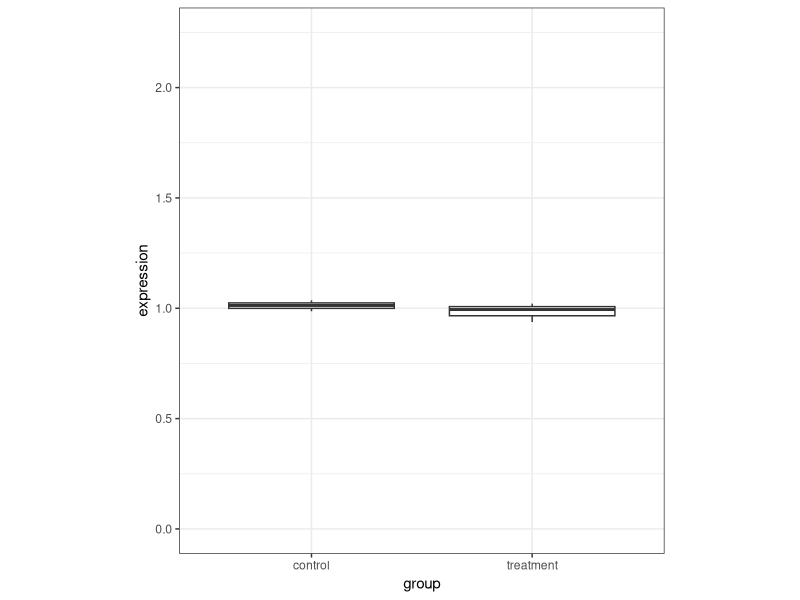
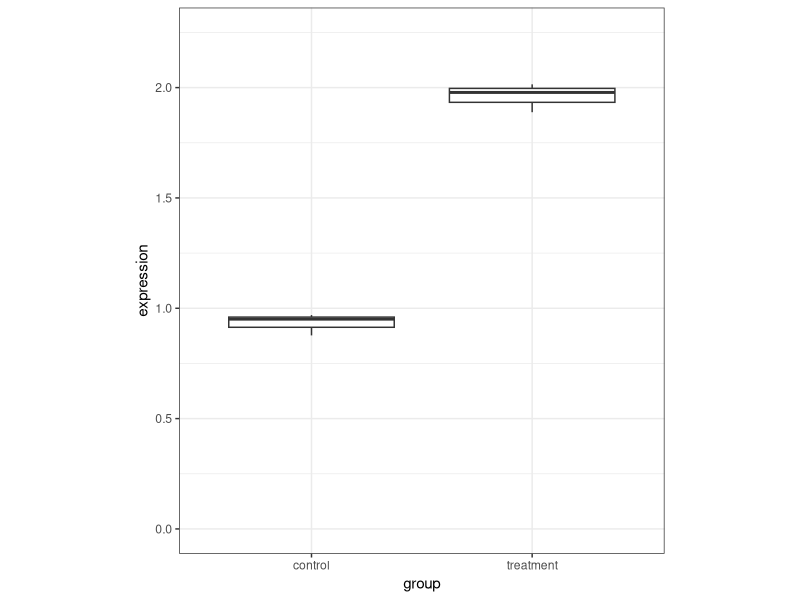
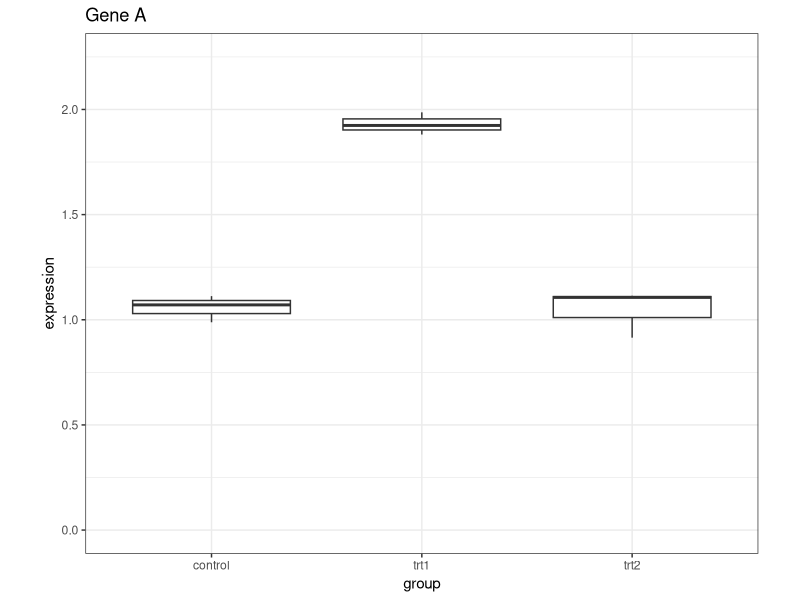
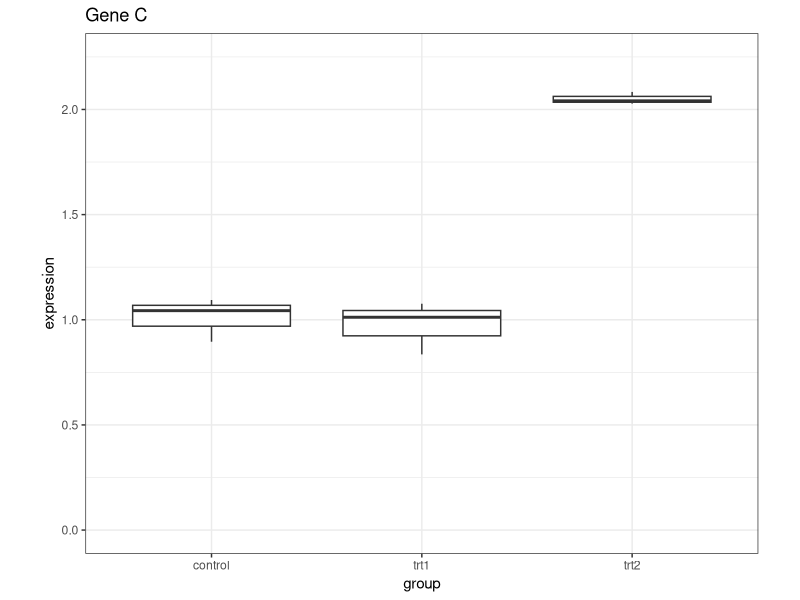
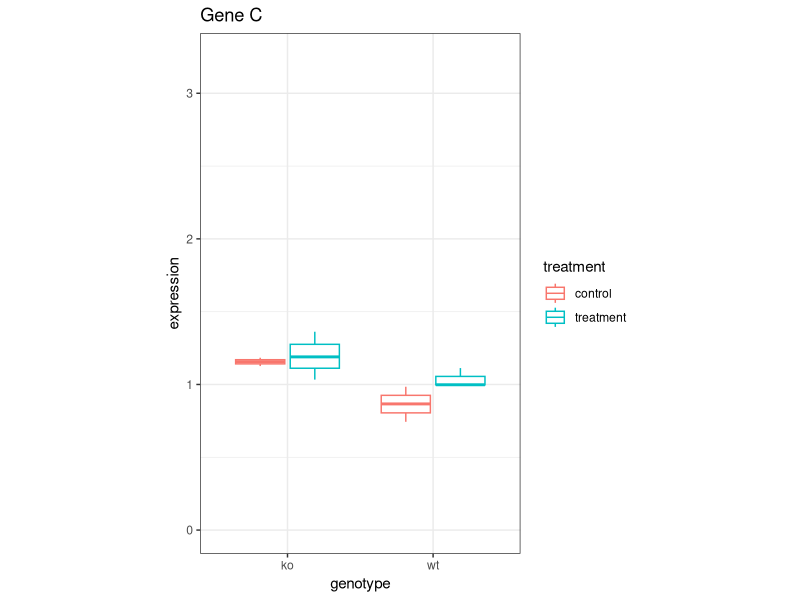
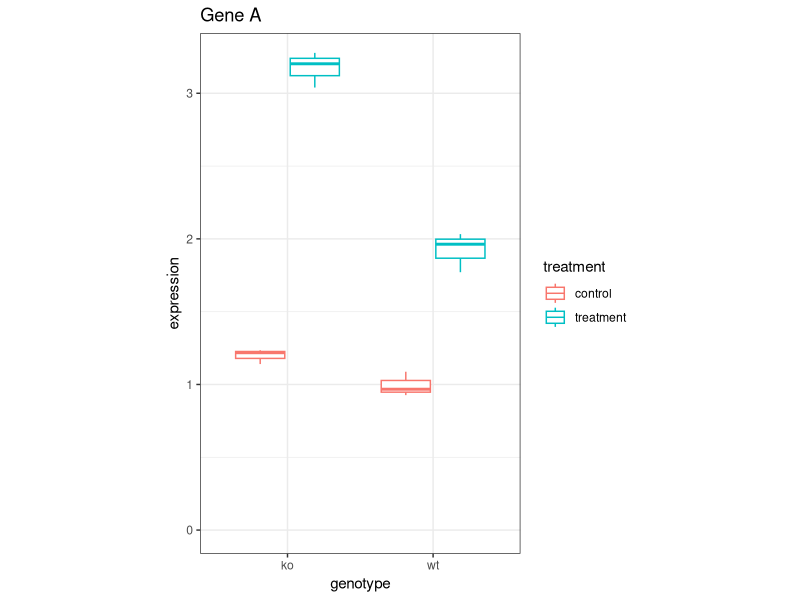
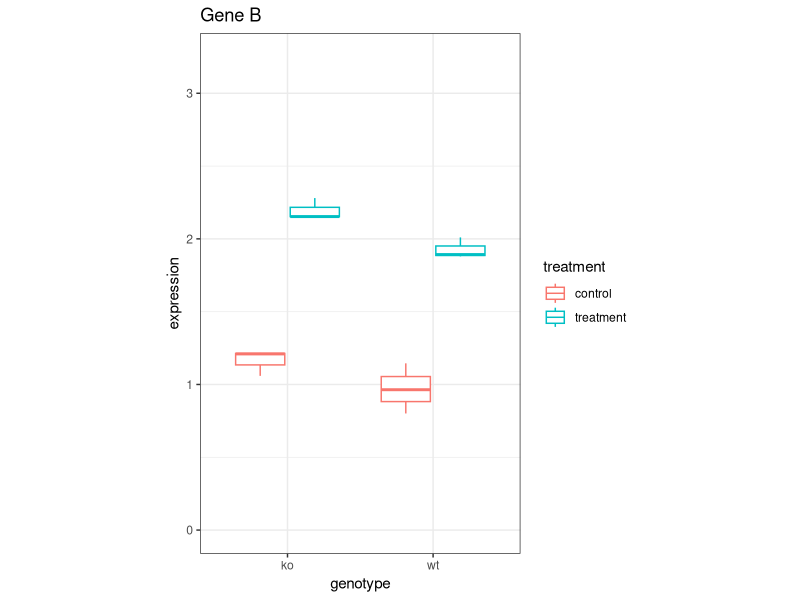

The R source for these figures, in order:
## ---- chunk 1
knitr::opts_chunk$set(echo = TRUE)

# install.packages("tidyverse")
library(tidyverse)

# if (!require("BiocManager", quietly = TRUE))
#     install.packages("BiocManager")
# 
# BiocManager::install("limma")
library(limma)
## ---- chunk 2
# Data for example 1
matrix_one <- tibble::tibble(
  gene_name = paste0("Gene_", letters[1:10]),
  mouse_1 = rnorm(n = 10, mean = 1, sd = 0.1),
  mouse_2 = rnorm(n = 10, mean = 1, sd = 0.1),
  mouse_3 = rnorm(n = 10, mean = 1, sd = 0.1),
  mouse_4 = rnorm(n = 10, mean = 1, sd = 0.1),
  mouse_5 = rnorm(n = 10, mean = 1, sd = 0.1),
  mouse_6 = rnorm(n = 10, mean = 1, sd = 0.1)
)

matrix_a_b <- matrix_one %>% 
                dplyr::filter(gene_name %in% c("Gene_a", "Gene_b")) %>% 
                dplyr::mutate(across(c(mouse_4, mouse_5, mouse_6),
                                     ~. + 1))
matrix_one <- dplyr::bind_rows(matrix_a_b, matrix_one[3:10, ])
matrix_one_rownames <- matrix_one$gene_name
matrix_one <- matrix_one %>% 
                dplyr::select(-gene_name) %>% 
                as.matrix()
rownames(matrix_one) <- matrix_one_rownames

pheno_one <- tibble::tibble(
  treatment = c("control", "control", "control", "treatment", "treatment", "treatment")
) %>% 
  dplyr::mutate(treatment  = factor(treatment, 
                                    levels = c("control", "treatment")))
rownames(pheno_one) <- colnames(matrix_one)
rm(matrix_a_b, matrix_one_rownames)

# Data for example 2
matrix_two <- tibble::tibble(
  gene_name = paste0("Gene_", letters[1:10]),
  mouse_1 = rnorm(n = 10, mean = 1, sd = 0.1),
  mouse_2 = rnorm(n = 10, mean = 1, sd = 0.1),
  mouse_3 = rnorm(n = 10, mean = 1, sd = 0.1),
  mouse_4 = rnorm(n = 10, mean = 1, sd = 0.1),
  mouse_5 = rnorm(n = 10, mean = 1, sd = 0.1),
  mouse_6 = rnorm(n = 10, mean = 1, sd = 0.1),
  mouse_7 = rnorm(n = 10, mean = 1, sd = 0.1),
  mouse_8 = rnorm(n = 10, mean = 1, sd = 0.1),
  mouse_9 = rnorm(n = 10, mean = 1, sd = 0.1)
)

matrix_a_b <- matrix_two %>% 
                dplyr::filter(gene_name %in% c("Gene_a", "Gene_b")) %>% 
                dplyr::mutate(across(c(mouse_4, mouse_5, mouse_6),
                                     ~. + 1))
matrix_c_d <- matrix_two %>% 
                dplyr::filter(gene_name %in% c("Gene_c", "Gene_d")) %>% 
                dplyr::mutate(across(c(mouse_7, mouse_8, mouse_9),
                                     ~. + 1))
matrix_two <- dplyr::bind_rows(matrix_a_b, matrix_c_d, matrix_two[5:10, ])
matrix_two_rownames <- matrix_two$gene_name
matrix_two <- matrix_two %>% 
                dplyr::select(-gene_name) %>% 
                as.matrix()
rownames(matrix_two) <- matrix_two_rownames

pheno_two <- tibble::tibble(
  treatment = c("control", "control", "control", "trt1", "trt1", "trt1","trt2", "trt2", "trt2")
) %>% 
  dplyr::mutate(treatment  = factor(treatment, 
                                    levels = c("control", "trt1", "trt2")))
rownames(pheno_two) <- colnames(matrix_two)
rm(matrix_a_b, matrix_c_d, matrix_two_rownames)

# Data for example 3
matrix_three <- tibble::tibble(
  gene_name = paste0("Gene_", letters[1:10]),
  mouse_1 = rnorm(n = 10, mean = 1, sd = 0.1),
  mouse_2 = rnorm(n = 10, mean = 1, sd = 0.1),
  mouse_3 = rnorm(n = 10, mean = 1, sd = 0.1),
  mouse_4 = rnorm(n = 10, mean = 1, sd = 0.1),
  mouse_5 = rnorm(n = 10, mean = 1, sd = 0.1),
  mouse_6 = rnorm(n = 10, mean = 1, sd = 0.1),
  mouse_7 = rnorm(n = 10, mean = 1, sd = 0.1),
  mouse_8 = rnorm(n = 10, mean = 1, sd = 0.1),
  mouse_9 = rnorm(n = 10, mean = 1, sd = 0.1),
  mouse_10 = rnorm(n = 10, mean = 1, sd = 0.1),
  mouse_11 = rnorm(n = 10, mean = 1, sd = 0.1),
  mouse_12 = rnorm(n = 10, mean = 1, sd = 0.1)
)

# add a little "KO effect"
matrix_three <- matrix_three %>% 
                  dplyr::mutate(across(c("mouse_7", "mouse_8", "mouse_9", "mouse_10",
                                         "mouse_11", "mouse_12"), 
                                       ~. + 0.2))
matrix_a <- matrix_three %>% 
                dplyr::filter(gene_name %in% c("Gene_a")) %>% 
                dplyr::mutate(across(c(mouse_4, mouse_5, mouse_6),
                                     ~. + 1)) %>% 
                dplyr::mutate(across(c(mouse_10, mouse_11, mouse_12),
                                     ~. + 2)) 

matrix_b <- matrix_three %>% 
                dplyr::filter(gene_name %in% c("Gene_b")) %>% 
                dplyr::mutate(across(c(mouse_4, mouse_5, mouse_6),
                                     ~. + 1)) %>% 
                dplyr::mutate(across(c(mouse_10, mouse_11, mouse_12),
                                     ~. + 1)) 

matrix_three <- dplyr::bind_rows(matrix_a, matrix_b, matrix_three[3:10, ])
matrix_three_rownames <- matrix_three$gene_name
matrix_three <- matrix_three %>% 
                dplyr::select(-gene_name) %>% 
                as.matrix()
rownames(matrix_three) <- matrix_three_rownames

pheno_three <- tibble::tibble(
  treatment = c("control", "control", "control", "treatment", "treatment", "treatment", "control", "control", "control", "treatment", "treatment", "treatment"),
  genotype = c(rep("wt", 6), rep("ko", 6)),
) %>% 
  dplyr::mutate(treatment = factor(treatment, 
                                    levels = c("control", "treatment")),
                genotype = factor(genotype,
                                  levels = c("wt", "ko")))
pheno_three <- pheno_three %>% 
                  tidyr::unite("combined", treatment:genotype, remove = FALSE) %>% 
                  dplyr::mutate(combined = factor(combined,
                                                  levels = c("control_wt", "treatment_wt", "control_ko", "treatment_ko"))) %>% 
                  dplyr::relocate(combined, .after = last_col())

rownames(pheno_three) <- colnames(matrix_three)
rm(matrix_a, matrix_b, matrix_three_rownames)
## ---- chunk 3
# plot expression
# for gene whose expression DOESN'T change
matrix_one %>% 
  tibble::as_tibble(rownames = "gene_name") %>% 
  dplyr::filter(gene_name == "Gene_h") %>% 
  tidyr::pivot_longer(cols = !gene_name,
                      names_to = "mouse",
                      values_to = "expression") %>% 
  dplyr::mutate(group = if_else(mouse %in% c("mouse_1", "mouse_2", "mouse_3"),
                                "control", "treatment")) %>% 
  ggplot(aes(group, expression)) +
  geom_boxplot() +
  theme_bw() +
  coord_fixed(ylim = c(0, 2.25))

# for gene whose expression DOES change
matrix_one %>% 
  tibble::as_tibble(rownames = "gene_name") %>% 
  dplyr::filter(gene_name == "Gene_a") %>% 
  tidyr::pivot_longer(cols = !gene_name,
                      names_to = "mouse",
                      values_to = "expression") %>% 
  dplyr::mutate(group = if_else(mouse %in% c("mouse_1", "mouse_2", "mouse_3"),
                                "control", "treatment")) %>% 
  ggplot(aes(group, expression)) +
  geom_boxplot() +
  theme_bw() +
  coord_fixed(ylim = c(0, 2.25))

# means-reference model
design_one_a <- model.matrix(~treatment, data = pheno_one) 
design_one_a

colnames(design_one_a) <- c("mean_control", "trt_v_control")
design_one_a

fit_one_a <- limma::lmFit(matrix_one, design_one_a)
efit_one_a <- limma::eBayes(fit_one_a)
limma::topTable(efit_one_a, coef = 2) # can also give names of desired coefficients

# means model
design_one_b <- model.matrix(~0 + treatment, data = pheno_one) 
design_one_b

colnames(design_one_b) <- c("mean_control", "mean_treatment")
design_one_b

fit_one_b <- limma::lmFit(matrix_one, design_one_b)
efit_one_b <- limma::eBayes(fit_one_b)
limma::topTable(efit_one_b, coef = 2)

contrast_one <- limma::makeContrasts(
            delta = mean_treatment - mean_control,
            levels = design_one_b
)
contrast_one

fit_one_b <- limma::lmFit(matrix_one, design_one_b)
contrast_one_fit <- limma::contrasts.fit(fit_one_b, contrast_one)
contrast_efit_one_b <- limma::eBayes(contrast_one_fit)
limma::topTable(contrast_efit_one_b, coef = 1)
## ---- chunk 4
# plot expression
# for gene whose expression is affected by trt1
matrix_two %>% 
  tibble::as_tibble(rownames = "gene_name") %>% 
  dplyr::filter(gene_name == "Gene_a") %>% 
  tidyr::pivot_longer(cols = !gene_name,
                      names_to = "mouse",
                      values_to = "expression") %>% 
  dplyr::mutate(group = case_when(
                        mouse %in% c("mouse_1", "mouse_2", "mouse_3") ~ "control",
                        mouse %in% c("mouse_4", "mouse_5", "mouse_6") ~ "trt1",
                        TRUE ~ "trt2")) %>% 
  ggplot(aes(group, expression)) +
  geom_boxplot() +
  theme_bw() +
  labs(title = "Gene A") +
  coord_fixed(ylim = c(0, 2.25))
# for gene whose expression is affected by trt2
matrix_two %>% 
  tibble::as_tibble(rownames = "gene_name") %>% 
  dplyr::filter(gene_name == "Gene_c") %>% 
  tidyr::pivot_longer(cols = !gene_name,
                      names_to = "mouse",
                      values_to = "expression") %>% 
  dplyr::mutate(group = case_when(
                        mouse %in% c("mouse_1", "mouse_2", "mouse_3") ~ "control",
                        mouse %in% c("mouse_4", "mouse_5", "mouse_6") ~ "trt1",
                        TRUE ~ "trt2")) %>% 
  ggplot(aes(group, expression)) +
  geom_boxplot() +
  theme_bw() +
  labs(title = "Gene C") +
  coord_fixed(ylim = c(0, 2.25))

# differential expression analysis
# using a means-reference model
design_two <- model.matrix(~treatment, data = pheno_two) 
design_two

colnames(design_two) <- c("mean_control", "trt1_v_control", "trt2_v_control")
design_two

fit_two <- limma::lmFit(matrix_two, design_two)
efit_two <- limma::eBayes(fit_two)
limma::topTable(efit_two, coef = "trt1_v_control")
limma::topTable(efit_two, coef = "trt2_v_control")

results_two <- decideTests(efit_two)
summary(results_two)
## ---- chunk 5
# plot expression
# for gene whose expression is NOT affected by treatment
matrix_three %>% 
  tibble::as_tibble(rownames = "gene_name") %>% 
  dplyr::filter(gene_name == "Gene_c") %>% 
  tidyr::pivot_longer(cols = !gene_name,
                      names_to = "mouse",
                      values_to = "expression") %>% 
  dplyr::mutate(treatment = case_when(
                        mouse %in% c("mouse_1", "mouse_2", "mouse_3", "mouse_7", "mouse_8", "mouse_9") ~ "control",
                        mouse %in% c("mouse_4", "mouse_5", "mouse_6", "mouse_10", "mouse_11", "mouse_12") ~ "treatment"),
                genotype = case_when(
                        mouse %in% c("mouse_1", "mouse_2", "mouse_3", "mouse_4", "mouse_5", "mouse_6") ~ "wt",
                        mouse %in% c("mouse_7", "mouse_8", "mouse_9", "mouse_10", "mouse_11", "mouse_12") ~ "ko")) %>% 
  ggplot(aes(genotype, expression, col = treatment)) +
  geom_boxplot() +
  theme_bw() +
  labs(title = "Gene C") +
  coord_fixed(ylim = c(0, 3.25))

# for gene whose expression is affected by treatment
# gene A
matrix_three %>% 
  tibble::as_tibble(rownames = "gene_name") %>% 
  dplyr::filter(gene_name == "Gene_a") %>% 
  tidyr::pivot_longer(cols = !gene_name,
                      names_to = "mouse",
                      values_to = "expression") %>% 
  dplyr::mutate(treatment = case_when(
                        mouse %in% c("mouse_1", "mouse_2", "mouse_3", "mouse_7", "mouse_8", "mouse_9") ~ "control",
                        mouse %in% c("mouse_4", "mouse_5", "mouse_6", "mouse_10", "mouse_11", "mouse_12") ~ "treatment"),
                genotype = case_when(
                        mouse %in% c("mouse_1", "mouse_2", "mouse_3", "mouse_4", "mouse_5", "mouse_6") ~ "wt",
                        mouse %in% c("mouse_7", "mouse_8", "mouse_9", "mouse_10", "mouse_11", "mouse_12") ~ "ko")) %>% 
  ggplot(aes(genotype, expression, col = treatment)) +
  geom_boxplot() +
  theme_bw() +
  labs(title = "Gene A") +
  coord_fixed(ylim = c(0, 3.25))

# gene B
matrix_three %>% 
  tibble::as_tibble(rownames = "gene_name") %>% 
  dplyr::filter(gene_name == "Gene_b") %>% 
  tidyr::pivot_longer(cols = !gene_name,
                      names_to = "mouse",
                      values_to = "expression") %>% 
  dplyr::mutate(treatment = case_when(
                        mouse %in% c("mouse_1", "mouse_2", "mouse_3", "mouse_7", "mouse_8", "mouse_9") ~ "control",
                        mouse %in% c("mouse_4", "mouse_5", "mouse_6", "mouse_10", "mouse_11", "mouse_12") ~ "treatment"),
                genotype = case_when(
                        mouse %in% c("mouse_1", "mouse_2", "mouse_3", "mouse_4", "mouse_5", "mouse_6") ~ "wt",
                        mouse %in% c("mouse_7", "mouse_8", "mouse_9", "mouse_10", "mouse_11", "mouse_12") ~ "ko")) %>% 
  ggplot(aes(genotype, expression, col = treatment)) +
  geom_boxplot() +
  theme_bw() +
  labs(title = "Gene B") +
  coord_fixed(ylim = c(0, 3.25))

# differential expression analysis
# Refer to section 9.5 of limma guide
design_three <- model.matrix(~0 + combined, data = pheno_three)
design_three

colnames(design_three) <- c("control_wt", "treatment_wt", "control_ko", "treatment_ko")

fit_three <- limma::lmFit(matrix_three, design_three)
contrast_three <- limma::makeContrasts(
            trt_vs_con_wt = treatment_wt - control_wt,
            trt_vs_con_ko = treatment_ko - control_ko,
            diff = (treatment_ko - control_ko) - (treatment_wt - control_wt),
            levels = design_three
)
contrast_three

contrast_three_fit <- limma::contrasts.fit(fit_three, contrast_three)
efit_three <- limma::eBayes(contrast_three_fit)
topTable(efit_three, coef = "trt_vs_con_wt")
